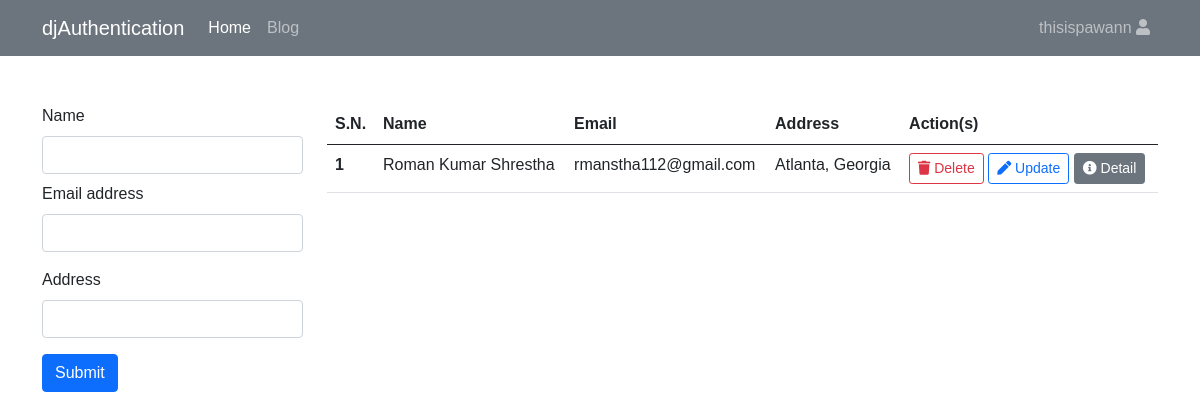
/home/ (signed in), run on an earlier commit of the app's database.
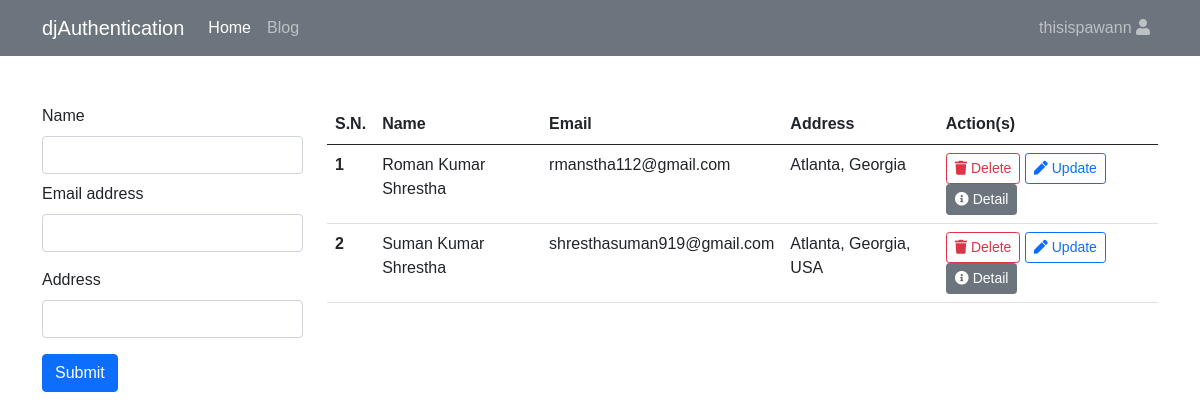
And on a later commit of the database.
### crud/models.py (models this page shows)
class Student(models.Model):
    name= models.CharField(max_length=50)
    email=models.EmailField()
    address=models.CharField(max_length=50)

### crud/views.py (the view)
# urls.py: 2. Add a URL to urlpatterns:  path('', views.home, name='home')
@login_required
def home(request):
    student = Student.objects.all()
    context = {
        'Student' : student
    }
    return render(request, "home.html", context)

### templates/home.html (shortened to what this page needs)
{% extends 'base.html' %} {% block body %}
<nav class="navbar navbar-expand-lg navbar-dark bg-secondary">
  <div class="container">
    <a href="{% url 'index' %}" class="navbar-brand">djAuthentication</a>
    <div class="collapse navbar-collapse" id="navbarSupportedContent">
      <ul class="navbar-nav me-auto mb-2 mb-lg-0">
        <li class="nav-item">
          <a class="nav-link active" aria-current="page" href="#">Home</a>
        </li>
        <li class="nav-item">
          <a class="nav-link" href="#">Blog</a>
        </li>
      </ul>
      <ul class="navbar-nav">
        <li class="nav-item dropdown">
          <a
            class="nav-link dropdown-toggle"
            role="button"
            data-bs-toggle="dropdown"
            aria-expanded="false"
          >
            <div class="white-color hover-orange size-24px">
              <span>{{ user }}</span>
              <i class="fa fa-user"></i>
            </div>
          </a>
        </li>
      </ul>
    </div>
  </div>
</nav>
<div class="container mt-5">
  <div class="row">
    <div class="col-3">
      <form method="post" action="{% url 'create' %}">
        <div class="mb-2">
          <label for="exampleInputPassword1" class="form-label">Name</label>
          <input
            type="text"
            class="form-control"
            id="exampleInputPassword1"
            name="name"
            required
          />
        </div>
        <div class="mb-3">
          <label for="exampleInputEmail1" class="form-label">Email address</label>
          <input
            type="email"
            class="form-control"
            id="exampleInputEmail1"
            aria-describedby="emailHelp"
            name="email"
            required
          />
        </div>
        <div class="mb-3">
          <label for="exampleInputPassword1" class="form-label">Address</label>
          <input
            type="text"
            class="form-control"
            name="address"
            required
          />
        </div>
        <button type="submit" class="btn btn-primary">Submit</button>
      </form>
    </div>
    <div class="col-9">
      <table class="table table-hover">
        <thead>
          <tr>
            <th scope="col">S.N.</th>
            <th scope="col">Name</th>
            <th scope="col">Email</th>
            <th scope="col">Address</th>
            <th>Action(s)</th>
          </tr>
        </thead>
        <tbody>
          {% for std in Student %}
          <tr>
            <th scope="row">{{forloop.counter}}</th>
            <td>{{std.name}}</td>
            <td>{{std.email}}</td>
            <td>{{std.address}}</td>
            <td>
              <a href="{% url 'delete' std.pk %}" class="btn btn-outline-danger btn-sm">
                <i class="fa fa-trash"></i> Delete</a>
              <a href="{% url 'update' std.pk %}" class="btn btn-outline-primary btn-sm"
                ><i class="fa fa-pen"></i> Update</a>
              <a href="{% url 'detail' std.pk %}" class="btn btn-secondary btn-sm"><i class="fa fa-info-circle"></i> Detail</a>
            </td>
          </tr>
          {% endfor %}
        </tbody>
      </table>
      </div>
  </div>
</div>
{% endblock %}

What changed in the data, as far as the page shows it:
added Student: name "Suman Kumar Shrestha", email "shresthasuman919@gmail.com", address "Atlanta, Georgia, USA"
